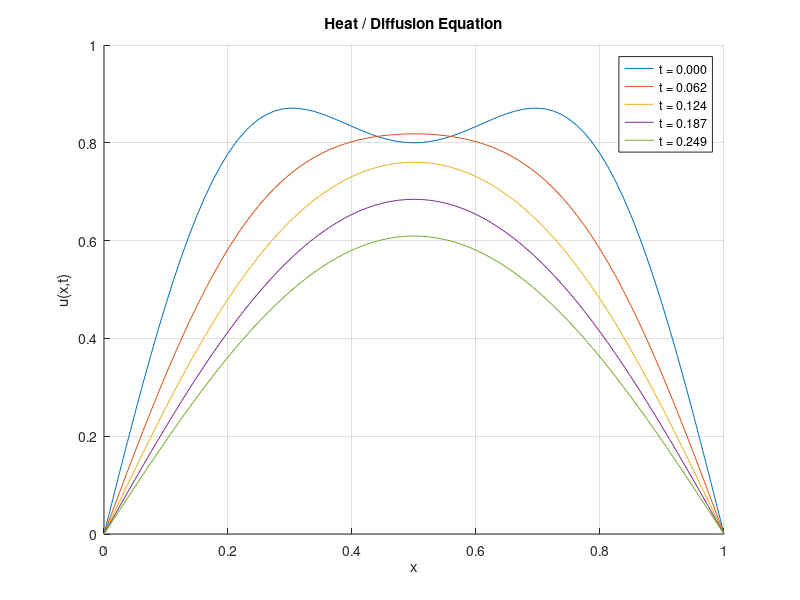
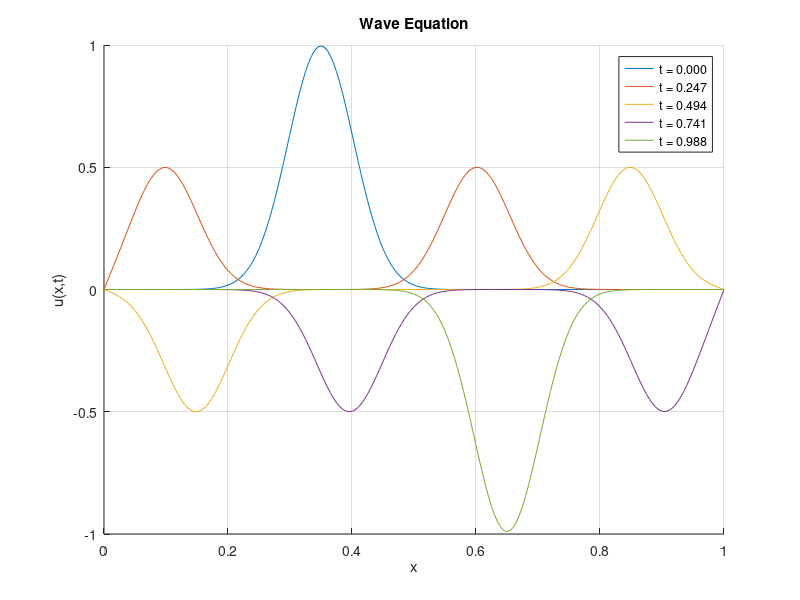

Write MATLAB code to recreate these figures, in order.
% Chapter19_Lesson1.m
% 1D heat/diffusion and wave equations (explicit finite differences)

clear; clc; close all;

%% Heat / diffusion equation: u_t = alpha u_xx
L = 1.0; alpha = 0.2;
Nx = 81; x = linspace(0, L, Nx); dx = x(2) - x(1);
r = 0.45;                % stability: r <= 0.5
dt = r * dx^2 / alpha;
Nt = floor(0.25 / dt);

u = sin(pi*x) + 0.2*sin(3*pi*x);
u(1) = 0; u(end) = 0;

figure; hold on;
for n = 0:Nt
    if mod(n, max(1, floor(Nt/4))) == 0
        plot(x, u, 'DisplayName', sprintf('t = %.3f', n*dt));
    end
    un = u;
    u(2:end-1) = un(2:end-1) + alpha*dt/dx^2 * (un(3:end) - 2*un(2:end-1) + un(1:end-2));
    u(1) = 0; u(end) = 0;
end
grid on; xlabel('x'); ylabel('u(x,t)'); title('Heat / Diffusion Equation'); legend;

%% Wave equation: u_tt = c^2 u_xx
c = 1.0;
Nxw = 201; xw = linspace(0, L, Nxw); dxw = xw(2) - xw(1);
s = 0.95;                % CFL: s <= 1
dtw = s * dxw / c;
Ntw = floor(1.0 / dtw);

up = exp(-180*(xw - 0.35).^2); up(1) = 0; up(end) = 0;
uc = up;
cfl2 = (c*dtw/dxw)^2;
uc(2:end-1) = up(2:end-1) + 0.5*cfl2 * (up(3:end) - 2*up(2:end-1) + up(1:end-2));

figure; hold on;
for n = 0:Ntw
    if mod(n, max(1, floor(Ntw/4))) == 0
        plot(xw, uc, 'DisplayName', sprintf('t = %.3f', n*dtw));
    end
    unext = zeros(size(uc));
    unext(2:end-1) = 2*uc(2:end-1) - up(2:end-1) + cfl2 * (uc(3:end) - 2*uc(2:end-1) + uc(1:end-2));
    up = uc; uc = unext;
end
grid on; xlabel('x'); ylabel('u(x,t)'); title('Wave Equation'); legend;

%% Simulink note
% The same semi-discrete models can be built in Simulink by stacking Integrator
% blocks for the state-space form obtained after spatial discretization.
